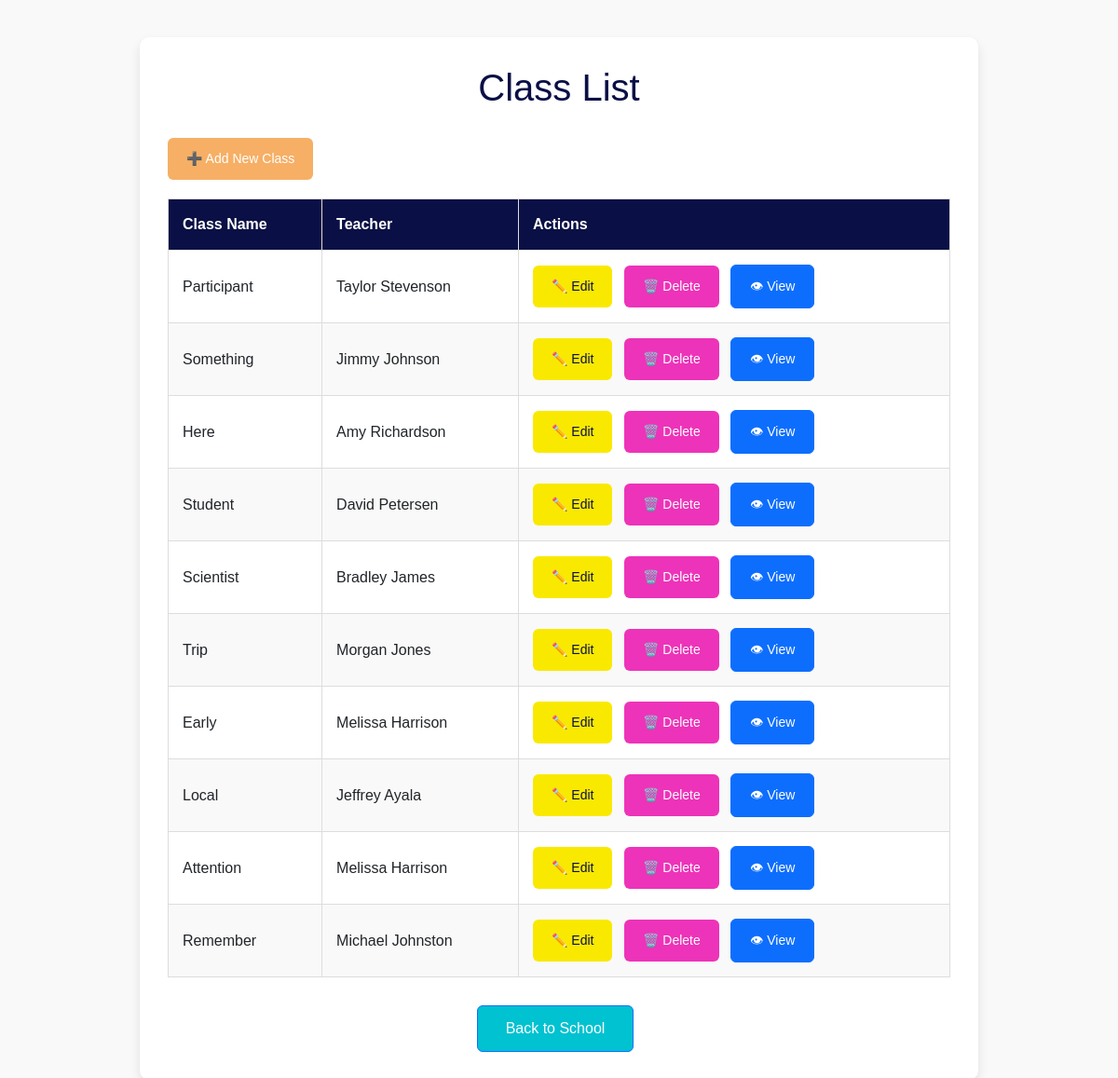
The app's page /class-list/ with its own data.
### school/models.py (models this page shows, shortened)
class SchoolClass(models.Model):
    name = models.CharField(max_length=50)
    teacher = models.ForeignKey(Teacher, on_delete=models.CASCADE)

class Teacher(models.Model):
    name = models.CharField(max_length=100)
    subjects = models.ManyToManyField(Subject)
    email = models.EmailField()
    def __str__(self):
        return self.name

### school/views.py (the view)
# urls.py: path('class-list/', views.class_list, name='class_list'),  # Class List
def class_list(request):
    classes = SchoolClass.objects.all()
    return render(request, 'all_class.html', context = {'classes': classes})

### school/templates/all_class.html (shortened to what this page needs)
<!DOCTYPE html>
<html lang="en">
<head>
    <link href="https://cdn.jsdelivr.net/npm/bootstrap@5.3.0-alpha1/dist/css/bootstrap.min.css" rel="stylesheet">
</head>
<body>
    <div class="container">
        <h1>Class List</h1>
        <a href="{% url 'manage_class' %}" class="btn btn-success">➕ Add New Class</a>
        <table>
            <thead>
                <tr>
                    <th>Class Name</th>
                    <th>Teacher</th>
                    <th>Actions</th>
                </tr>
            </thead>
            <tbody>
                {% for class in classes %}
                <tr>
                    <td>{{ class.name }}</td>
                    <td>{{ class.teacher }}</td>
                    <td>
                        <a href="{% url 'edit_class' class.id %}" class="btn btn-warning btn-sm">✏️ Edit</a>
                        <a href="{% url 'delete_class' class.id %}" class="btn btn-danger btn-sm">🗑️ Delete</a>
                        <a href="{% url 'view_students_by_grade' class.name %}" class="btn btn-primary btn-sm">👁 View</a>
                    </td>
                </tr>
                {% empty %}
                <tr>
                    <td colspan="3" class="text-center">No classes available.</td>
                </tr>
                {% endfor %}
            </tbody>
        </table>
        <div class="back-btn">
            <a href="{% url 'school' %}" class="btn btn-primary">Back to School</a>
        </div>
    </div>
</body>
</html>

### school/templates/all_class.html (style rules this page uses)
body { font-family: Arial, sans-serif; background-color: #f9f9f9; margin: 40px 0; }
.container { max-width: 900px; margin: auto; background: white; padding: 30px; border-radius: 10px; box-shadow: 0 6px 12px rgba(0, 0, 0, 0.1); }
h1 { text-align: center; color: #0A1045; margin-bottom: 30px; font-size: 2.5rem; }
.btn { padding: 12px 20px; border-radius: 6px; font-size: 14px; margin-right: 8px; display: inline-block; }
.btn-success { background-color: #F6AF65; color: white; border: none; }
.btn-warning { background-color: #F9E900; color: #0A1045; border: none; }
.btn-danger { background-color: #ED33B9; color: white; border: none; }
table { width: 100%; border-collapse: collapse; margin-top: 20px; }
thead { background-color: #0A1045; color: white; }
th, td { text-align: left; padding: 15px; border: 1px solid #ddd; }
tbody tr:nth-child(even) { background-color: #f9f9f9; }
.back-btn { margin-top: 30px; text-align: center; }
.back-btn a { padding: 12px 30px; background-color: #00C2D1; color: white; text-decoration: none; border-radius: 6px; font-size: 16px; transition: background 0.3s; }

### records on screen
SchoolClass: name "Participant", teacher "Taylor Stevenson"
SchoolClass: name "Something", teacher "Jimmy Johnson"
SchoolClass: name "Here", teacher "Amy Richardson"
SchoolClass: name "Student", teacher "David Petersen"
SchoolClass: name "Scientist", teacher "Bradley James"
SchoolClass: name "Trip", teacher "Morgan Jones"
SchoolClass: name "Early", teacher "Melissa Harrison"
SchoolClass: name "Local", teacher "Jeffrey Ayala"
SchoolClass: name "Attention", teacher "Melissa Harrison"
SchoolClass: name "Remember", teacher "Michael Johnston"
